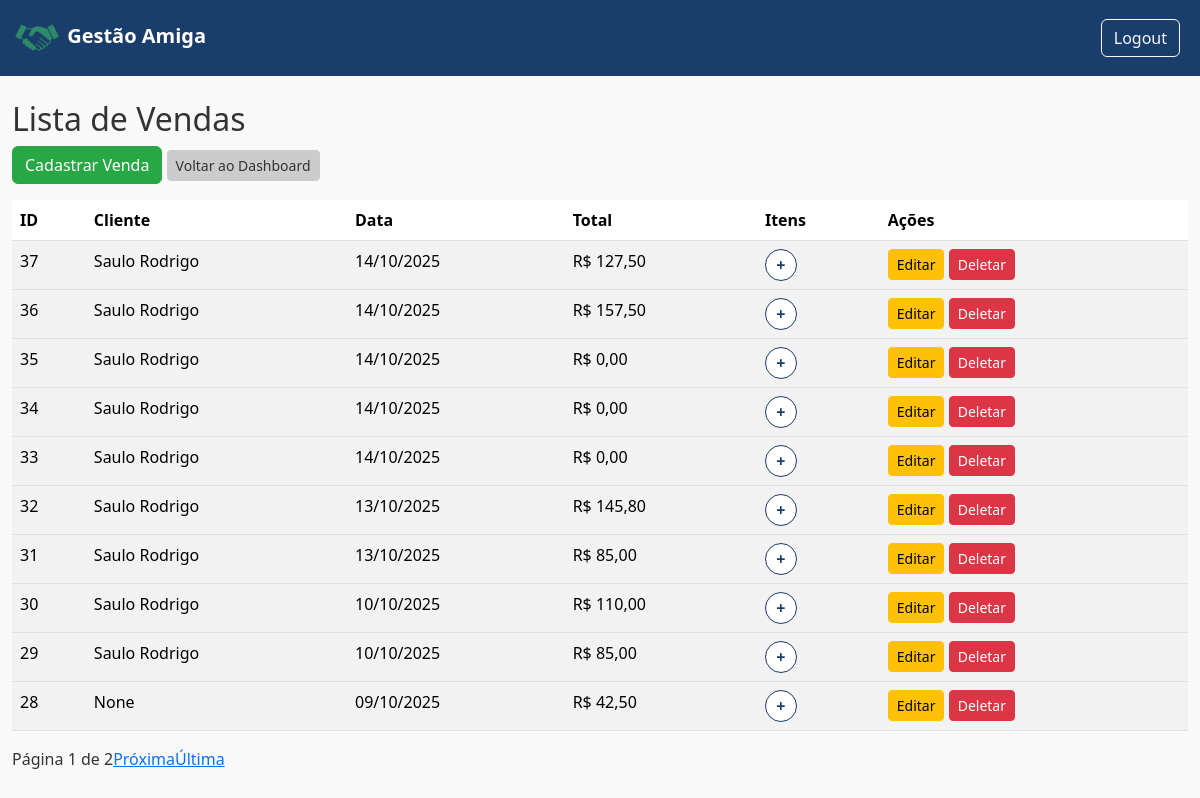
The page /9/vendas/ (signed in) on the database as committed earlier.
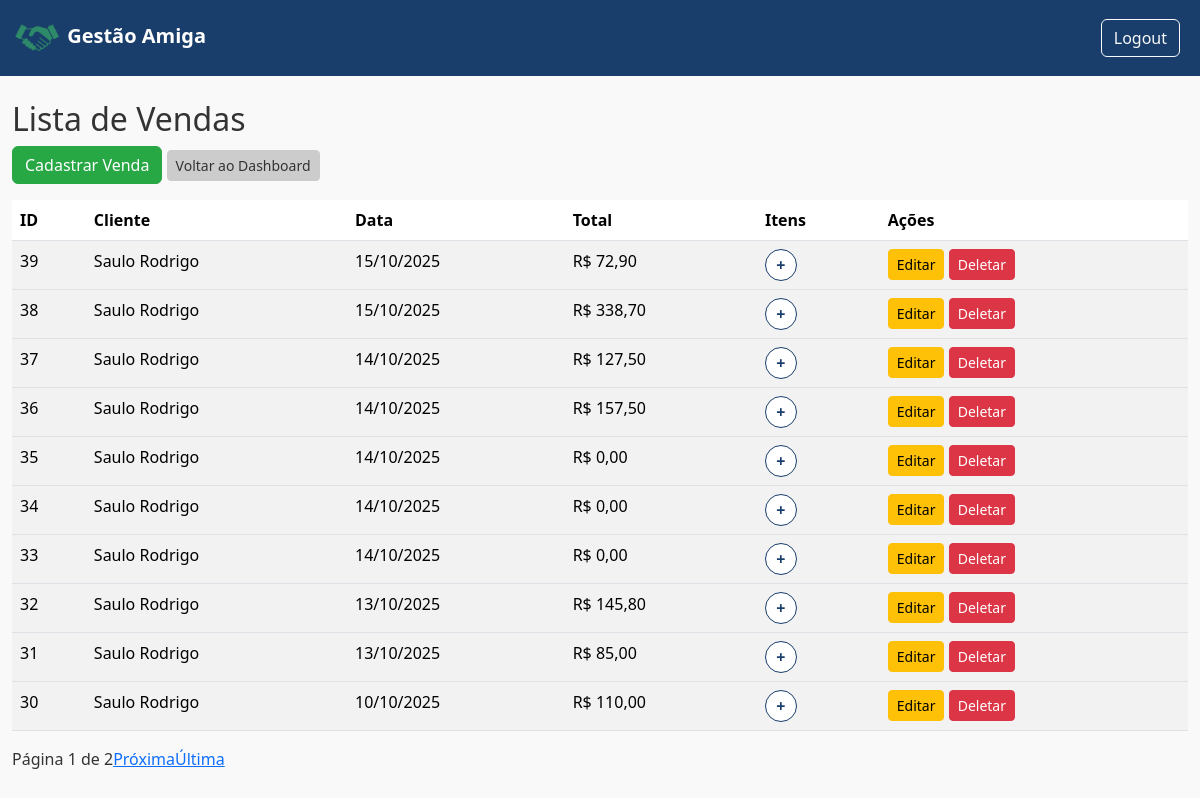
The same page on the database as committed later.
### gestao/models.py (models this page shows, shortened)
class Venda(models.Model):
    FORMAS_PAGAMENTO = [
        ('dinheiro', 'Espécie'),
        ('pix', 'PIX'),
        ('debito', 'Débito'),
        ('credito_avista', 'Crédito à vista'),
        ('credito_parcelado', 'Crédito Parcelado'),
    ]
    loja = models.ForeignKey(Loja, on_delete=models.CASCADE, related_name="vendas", default=1)
    cliente = models.ForeignKey(Cliente, on_delete=models.CASCADE, related_name="vendas_cliente", blank = True, null = True)
    forma_pagamento = models.CharField(max_length=20, choices=FORMAS_PAGAMENTO, default='dinheiro')
    parcelas = models.IntegerField(default=1)
    data = models.DateTimeField(auto_now_add=True)
    valor_total = models.DecimalField(max_digits=10, decimal_places=2, default=0)

class Cliente(models.Model):
    usuario = models.ForeignKey(User, on_delete=models.CASCADE)
    loja = models.ForeignKey(Loja, on_delete=models.CASCADE, default=1)
    nome = models.CharField(max_length=100)
    email = models.EmailField(blank=True, null=True)
    telefone = models.CharField(max_length=20, blank = True, null=True)
    endereco = models.TextField(blank = True, null=True)
    data_cadastro = models.DateTimeField(auto_now_add=True)
    total_compras = models.IntegerField(default=0)
    def __str__(self):
        return self.nome

### gestao/views.py (the view)
# urls.py: path('<int:loja_id>/vendas/', views.lista_vendas, name="lista_vendas"),
@login_required
def lista_vendas(request, loja_id):
    vendas = Venda.objects.filter(loja_id=loja_id).prefetch_related('itens').order_by('-id')
    paginator = Paginator(vendas, 10)
    page_number = request.GET.get('page')
    page_obj = paginator.get_page(page_number)
    return render(
        request,
        'financeiro/lista_vendas.html',
        {
            'vendas': page_obj,
            'loja_id': loja_id,
            'page_obj': page_obj
        }
    )

### templates/financeiro/lista_vendas.html (shortened to what this page needs)
{% extends 'base.html' %}
{% block content %}
<h2>Lista de Vendas</h2>
<a href="{% url 'cadastrar_venda' loja_id %}" class="btn btn-primary">Cadastrar Venda</a>
<a href="{% url 'dashboard_loja' loja_id %}" class="btn btn-secondary btn-sm">Voltar ao Dashboard</a>
<div class="table-responsive mt-3">
<table class="table table-striped">
    <thead>
        <tr>
            <th style="text-align: left;">ID</th>
            <th>Cliente</th>
            <th>Data</th>
            <th>Total</th>
            <th>Itens</th>
            <th>Ações</th>
        </tr>
    </thead>
    <tbody>
        {% for venda in page_obj %}
        <tr>
            <td style="text-align: left;">{{ venda.id }}</td>
            <td>{{ venda.cliente }}</td>
            <td>{{ venda.data|date:"d/m/Y" }}</td>
            <td>R$ {{ venda.valor_total }}</td>
            <td>
                <button class="toggle-itens" data-id="{{ venda.id }}">+</button>
            </td>
            <td>
                <a href="{% url 'editar_venda' loja_id venda.id %}" class="btn btn-warning btn-sm">Editar</a>
                <a href="{% url 'deletar_venda' loja_id venda.id %}" class="btn btn-danger btn-sm">Deletar</a>
            </td>
        </tr>
        {% endfor %}
    </tbody>
</table>
</div>
<div class="pagination">
    <span>Página {{ page_obj.number }} de {{ page_obj.paginator.num_pages }}</span>
    {% if page_obj.has_next %}
        <a href="?page={{ page_obj.next_page_number }}">Próxima</a>
        <a href="?page={{ page_obj.paginator.num_pages }}">Última</a>
    {% endif %}
</div>
{% endblock%}

Rows that differ between the two databases and show on the page:
no longer on this page (row unchanged): Venda: id "29", cliente "Saulo Rodrigo", data "10/10/2025", valor_total "85,00"
no longer on this page (row unchanged): Venda: id "28", cliente "None", data "09/10/2025", valor_total "42,50"
added Venda: id "39", cliente "Saulo Rodrigo", data "15/10/2025", valor_total "72,90"
added Venda: id "38", cliente "Saulo Rodrigo", data "15/10/2025", valor_total "338,70"
